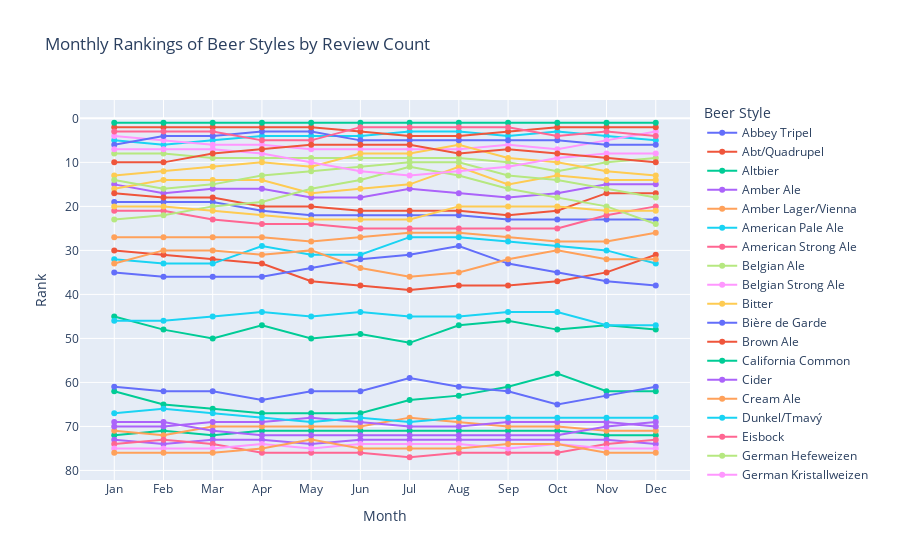

The cell this chart's notebook holds for it:
### Markdown cell above
Ok, very convoluted. Lets distinguish between "boring" and "interesting" lines.

### Code cell
# Function to filter out boring and interesting beers:

# Calculate the rank change for each style
rank_change = beer_style_ranking.diff(axis=1).abs()  # Calculate the absolute difference in ranks

# Filter styles where the maximum rank change is not high
styles_with_low_change = rank_change.max(axis=1) < 5

# Create a new DataFrame containing only the styles meeting the condition
beer_style_ranking_boring = beer_style_ranking[styles_with_low_change]

fig = go.Figure()

# Plot each beer style's rank over the months, with hover information
for style in beer_style_ranking_boring.index:
    x = beer_style_ranking_boring.columns  # Months
    y = beer_style_ranking_boring.loc[style]  # Ranks for this style
    fig.add_trace(go.Scatter(
        x=x,  
        y=y,  
        mode='lines+markers',
        name=style,
        hovertemplate=f'{style}'
    ))

# Reverse y-axis so that rank 1 is at the top
fig.update_yaxes(autorange='reversed', title='Rank')

# Set up x-axis with month names
fig.update_xaxes(title='Month', tickvals=list(range(1, 13)),
                 ticktext=['Jan', 'Feb', 'Mar', 'Apr', 'May', 'Jun', 'Jul', 'Aug', 'Sep', 'Oct', 'Nov', 'Dec'])

# Add title and adjust layout
fig.update_layout(
    title='Monthly Rankings of Beer Styles by Review Count',
    legend_title='Beer Style',
    hovermode='closest' 
)

# Show the plot
fig.show()

### Figure 1 — Plotly figure (JSON) as saved in the notebook; plotly's stock layout.template omitted (floating-point values rounded to 4 significant figures)
{"data": [{"hovertemplate": "Abbey Tripel", "mode": "lines+markers", "name": "Abbey Tripel", "type": "scatter", "x": [1, 2, 3, 4, 5, 6, 7, 8, 9, 10, 11, 12], "y": [19, 19, 19, 21, 22, 22, 22, 22, 23, 23, 23, 23]}, {"hovertemplate": "Abt/Quadrupel", "mode": "lines+markers", "name": "Abt/Quadrupel", "type": "scatter", "x": [1, 2, 3, 4, 5, 6, 7, 8, 9, 10, 11, 12], "y": [30, 31, 32, 33, 37, 38, 39, 38, 38, 37, 35, 31]}, {"hovertemplate": "Altbier", "mode": "lines+markers", "name": "Altbier", "type": "scatter", "x": [1, 2, 3, 4, 5, 6, 7, 8, 9, 10, 11, 12], "y": [62, 65, 66, 67, 67, 67, 64, 63, 61, 58, 62, 62]}, {"hovertemplate": "Amber Ale", "mode": "lines+markers", "name": "Amber Ale", "type": "scatter", "x": [1, 2, 3, 4, 5, 6, 7, 8, 9, 10, 11, 12], "y": [15, 17, 16, 16, 18, 18, 16, 17, 18, 17, 15, 15]}, {"hovertemplate": "Amber Lager/Vienna", "mode": "lines+markers", "name": "Amber Lager/Vienna", "type": "scatter", "x": [1, 2, 3, 4, 5, 6, 7, 8, 9, 10, 11, 12], "y": [27, 27, 27, 27, 28, 27, 26, 26, 27, 28, 28, 26]}, {"hovertemplate": "American Pale Ale", "mode": "lines+markers", "name": "American Pale Ale", "type": "scatter", "x": [1, 2, 3, 4, 5, 6, 7, 8, 9, 10, 11, 12], "y": [5, 6, 5, 4, 4, 4, 3, 3, 4, 3, 4, 5]}, {"hovertemplate": "American Strong Ale", "mode": "lines+markers", "name": "American Strong Ale", "type": "scatter", "x": [1, 2, 3, 4, 5, 6, 7, 8, 9, 10, 11, 12], "y": [21, 21, 23, 24, 24, 25, 25, 25, 25, 25, 22, 20]}, {"hovertemplate": "Belgian Ale", "mode": "lines+markers", "name": "Belgian Ale", "type": "scatter", "x": [1, 2, 3, 4, 5, 6, 7, 8, 9, 10, 11, 12], "y": [8, 8, 9, 9, 9, 9, 9, 9, 10, 12, 10, 9]}, {"hovertemplate": "Belgian Strong Ale", "mode": "lines+markers", "name": "Belgian Strong Ale", "type": "scatter", "x": [1, 2, 3, 4, 5, 6, 7, 8, 9, 10, 11, 12], "y": [4, 5, 6, 6, 7, 7, 7, 7, 6, 7, 5, 3]}, {"hovertemplate": "Bitter", "mode": "lines+markers", "name": "Bitter", "type": "scatter", "x": [1, 2, 3, 4, 5, 6, 7, 8, 9, 10, 11, 12], "y": [16, 14, 14, 14, 17, 16, 15, 11, 15, 13, 14, 14]}, {"hovertemplate": "Bière de Garde", "mode": "lines+markers", "name": "Bière de Garde", "type": "scatter", "x": [1, 2, 3, 4, 5, 6, 7, 8, 9, 10, 11, 12], "y": [61, 62, 62, 64, 62, 62, 59, 61, 62, 65, 63, 61]}, {"hovertemplate": "Brown Ale", "mode": "lines+markers", "name": "Brown Ale", "type": "scatter", "x": [1, 2, 3, 4, 5, 6, 7, 8, 9, 10, 11, 12], "y": [17, 18, 18, 20, 20, 21, 21, 21, 22, 21, 17, 17]}, {"hovertemplate": "California Common", "mode": "lines+markers", "name": "California Common", "type": "scatter", "x": [1, 2, 3, 4, 5, 6, 7, 8, 9, 10, 11, 12], "y": [72, 71, 72, 71, 71, 71, 71, 71, 71, 71, 72, 72]}, {"hovertemplate": "Cider", "mode": "lines+markers", "name": "Cider", "type": "scatter", "x": [1, 2, 3, 4, 5, 6, 7, 8, 9, 10, 11, 12], "y": [73, 74, 73, 73, 74, 73, 73, 73, 73, 73, 73, 74]}, {"hovertemplate": "Cream Ale", "mode": "lines+markers", "name": "Cream Ale", "type": "scatter", "x": [1, 2, 3, 4, 5, 6, 7, 8, 9, 10, 11, 12], "y": [71, 72, 70, 70, 70, 70, 68, 69, 70, 70, 71, 71]}, {"hovertemplate": "Dunkel/Tmavý", "mode": "lines+markers", "name": "Dunkel/Tmavý", "type": "scatter", "x": [1, 2, 3, 4, 5, 6, 7, 8, 9, 10, 11, 12], "y": [32, 33, 33, 29, 31, 31, 27, 27, 28, 29, 30, 33]}, {"hovertemplate": "Eisbock", "mode": "lines+markers", "name": "Eisbock", "type": "scatter", "x": [1, 2, 3, 4, 5, 6, 7, 8, 9, 10, 11, 12], "y": [74, 73, 74, 76, 76, 76, 77, 76, 76, 76, 74, 73]}, {"hovertemplate": "German Hefeweizen", "mode": "lines+markers", "name": "German Hefeweizen", "type": "scatter", "x": [1, 2, 3, 4, 5, 6, 7, 8, 9, 10, 11, 12], "y": [23, 22, 20, 19, 16, 14, 11, 13, 16, 18, 20, 24]}, {"hovertemplate": "German Kristallweizen", "mode": "lines+markers", "name": "German Kristallweizen", "type": "scatter", "x": [1, 2, 3, 4, 5, 6, 7, 8, 9, 10, 11, 12], "y": [75, 75, 75, 74, 75, 74, 74, 74, 75, 74, 75, 75]}, {"hovertemplate": "Golden Ale/Blond Ale", "mode": "lines+markers", "name": "Golden Ale/Blond Ale", "type": "scatter", "x": [1, 2, 3, 4, 5, 6, 7, 8, 9, 10, 11, 12], "y": [13, 12, 11, 10, 11, 8, 8, 6, 9, 10, 12, 13]}, {"hovertemplate": "Imperial IPA", "mode": "lines+markers", "name": "Imperial IPA", "type": "scatter", "x": [1, 2, 3, 4, 5, 6, 7, 8, 9, 10, 11, 12], "y": [6, 4, 4, 3, 3, 5, 5, 5, 5, 5, 6, 6]}, {"hovertemplate": "Imperial Stout", "mode": "lines+markers", "name": "Imperial Stout", "type": "scatter", "x": [1, 2, 3, 4, 5, 6, 7, 8, 9, 10, 11, 12], "y": [2, 2, 2, 2, 2, 3, 4, 4, 3, 2, 2, 2]}, {"hovertemplate": "India Pale Ale (IPA)", "mode": "lines+markers", "name": "India Pale Ale (IPA)", "type": "scatter", "x": [1, 2, 3, 4, 5, 6, 7, 8, 9, 10, 11, 12], "y": [1, 1, 1, 1, 1, 1, 1, 1, 1, 1, 1, 1]}, {"hovertemplate": "India Style Lager", "mode": "lines+markers", "name": "India Style Lager", "type": "scatter", "x": [1, 2, 3, 4, 5, 6, 7, 8, 9, 10, 11, 12], "y": [70, 70, 69, 69, 68, 69, 70, 70, 69, 69, 69, 70]}, {"hovertemplate": "Lambic Style - Unblended", "mode": "lines+markers", "name": "Lambic Style - Unblended", "type": "scatter", "x": [1, 2, 3, 4, 5, 6, 7, 8, 9, 10, 11, 12], "y": [76, 76, 76, 75, 73, 75, 75, 75, 74, 74, 76, 76]}, {"hovertemplate": "Malt Liquor", "mode": "lines+markers", "name": "Malt Liquor", "type": "scatter", "x": [1, 2, 3, 4, 5, 6, 7, 8, 9, 10, 11, 12], "y": [67, 66, 67, 68, 69, 68, 69, 68, 68, 68, 68, 68]}, {"hovertemplate": "Pale Lager", "mode": "lines+markers", "name": "Pale Lager", "type": "scatter", "x": [1, 2, 3, 4, 5, 6, 7, 8, 9, 10, 11, 12], "y": [3, 3, 3, 5, 5, 2, 2, 2, 2, 4, 3, 4]}, {"hovertemplate": "Pilsener", "mode": "lines+markers", "name": "Pilsener", "type": "scatter", "x": [1, 2, 3, 4, 5, 6, 7, 8, 9, 10, 11, 12], "y": [14, 16, 15, 13, 12, 11, 10, 10, 13, 14, 16, 18]}, {"hovertemplate": "Porter", "mode": "lines+markers", "name": "Porter", "type": "scatter", "x": [1, 2, 3, 4, 5, 6, 7, 8, 9, 10, 11, 12], "y": [7, 7, 7, 8, 10, 12, 13, 12, 11, 9, 8, 8]}, {"hovertemplate": "Premium Bitter/ESB", "mode": "lines+markers", "name": "Premium Bitter/ESB", "type": "scatter", "x": [1, 2, 3, 4, 5, 6, 7, 8, 9, 10, 11, 12], "y": [20, 20, 21, 22, 23, 23, 23, 20, 20, 20, 21, 21]}, {"hovertemplate": "Premium Lager", "mode": "lines+markers", "name": "Premium Lager", "type": "scatter", "x": [1, 2, 3, 4, 5, 6, 7, 8, 9, 10, 11, 12], "y": [35, 36, 36, 36, 34, 32, 31, 29, 33, 35, 37, 38]}, {"hovertemplate": "Saison", "mode": "lines+markers", "name": "Saison", "type": "scatter", "x": [1, 2, 3, 4, 5, 6, 7, 8, 9, 10, 11, 12], "y": [10, 10, 8, 7, 6, 6, 6, 8, 7, 8, 9, 10]}, {"hovertemplate": "Schwarzbier", "mode": "lines+markers", "name": "Schwarzbier", "type": "scatter", "x": [1, 2, 3, 4, 5, 6, 7, 8, 9, 10, 11, 12], "y": [45, 48, 50, 47, 50, 49, 51, 47, 46, 48, 47, 48]}, {"hovertemplate": "Scottish Ale", "mode": "lines+markers", "name": "Scottish Ale", "type": "scatter", "x": [1, 2, 3, 4, 5, 6, 7, 8, 9, 10, 11, 12], "y": [69, 69, 71, 72, 72, 72, 72, 72, 72, 72, 70, 69]}, {"hovertemplate": "Smoked", "mode": "lines+markers", "name": "Smoked", "type": "scatter", "x": [1, 2, 3, 4, 5, 6, 7, 8, 9, 10, 11, 12], "y": [33, 30, 30, 31, 30, 34, 36, 35, 32, 30, 32, 32]}, {"hovertemplate": "Specialty Grain", "mode": "lines+markers", "name": "Specialty Grain", "type": "scatter", "x": [1, 2, 3, 4, 5, 6, 7, 8, 9, 10, 11, 12], "y": [46, 46, 45, 44, 45, 44, 45, 45, 44, 44, 47, 47]}], "layout": {"hovermode": "closest", "legend": {"title": {"text": "Beer Style"}}, "title": {"text": "Monthly Rankings of Beer Styles by Review Count"}, "xaxis": {"ticktext": ["Jan", "Feb", "Mar", "Apr", "May", "Jun", "Jul", "Aug", "Sep", "Oct", "Nov", "Dec"], "tickvals": [1, 2, 3, 4, 5, 6, 7, 8, 9, 10, 11, 12], "title": {"text": "Month"}}, "yaxis": {"autorange": "reversed", "title": {"text": "Rank"}}}}
